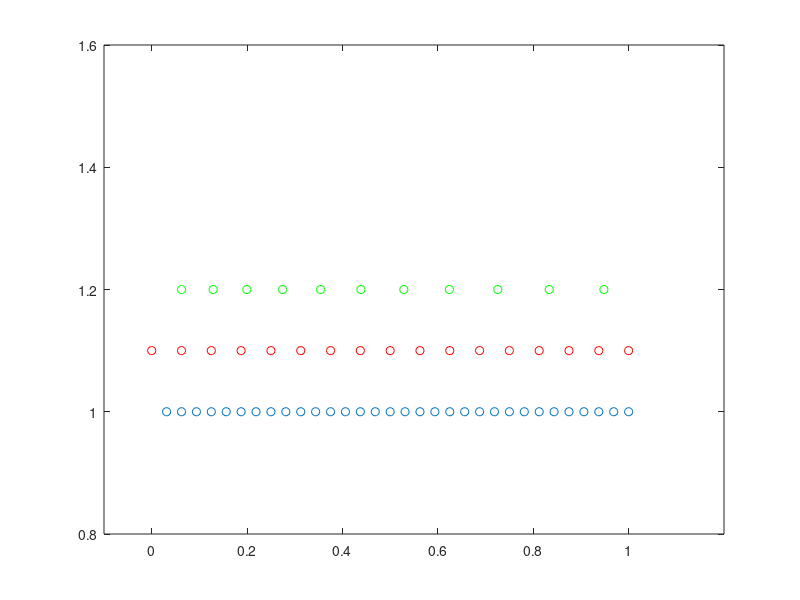

The MATLAB script that drew this image:
function [k_vd n]=radial_sampling_density(R0,Rend,plot_flag,N)

if nargin == 0
    R0 =2;
    Rend =4;
end
if nargin < 3
    plot_flag =1;
end

if nargin < 4
N=32;
end

R=2;
deltak_full = 1/N;

kradial_full = deltak_full:deltak_full:1;

kradial_unders = 0:deltak_full*R:1;


slope=Rend-R0;
k_vd = R0*deltak_full;
while k_vd(end)<=1
    ktmp=k_vd(end);
    R_eff = R0 + slope*ktmp;
    k_vd = [k_vd ktmp+R_eff*deltak_full];
end

if k_vd(end)>1.001
    k_vd(end)=[];
end

n=length(k_vd);

if plot_flag
display('Number of shells:')
display(length(k_vd))
figure; 
plot(kradial_full,ones(length(kradial_full),1),'o');
axis([-0.1 1.2 0.8 1.6])
hold on
plot(kradial_unders,1.1*ones(length(kradial_unders),1),'ro');
plot(k_vd,1.2*ones(length(k_vd),1),'go');
end